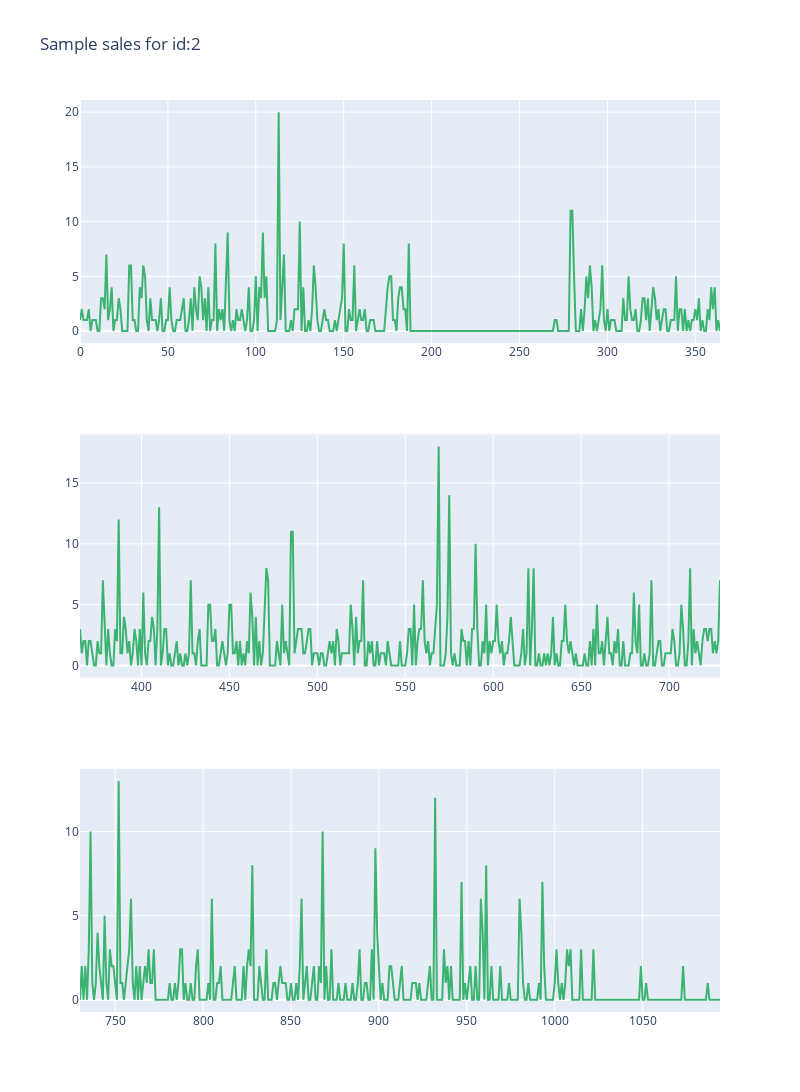

The notebook cell saved with this chart:
### Code cell
ids = sorted(list(set(sales_train_val['id'])))
d_cols = [c for c in sales_train_val.columns if 'd_' in c]
x = sales_train_val.loc[sales_train_val['id'] == ids[2]].set_index('id')[d_cols]
 
fig = make_subplots(rows=3, cols=1)

fig.add_trace(go.Scatter(x=np.arange(0, 365), y=x.values[0][0:365], showlegend=False,
                    mode='lines', name=x.index[0],
                         marker=dict(color="mediumseagreen")),
             row=1, col=1)

fig.add_trace(go.Scatter(x=np.arange(365, 730), y=x.values[0][365:730], showlegend=False,
                    mode='lines', name=x.index[0],
                         marker=dict(color="mediumseagreen")),
             row=2, col=1)

fig.add_trace(go.Scatter(x=np.arange(730, 1095), y=x.values[0][730:1095], showlegend=False,
                    mode='lines', name=x.index[0],
                         marker=dict(color="mediumseagreen")),
             row=3, col=1)

fig.update_layout(height=1200, width=800, title_text="Sample sales for id:2")
fig.show()

### Figure 1 — Plotly figure (JSON) as saved in the notebook; plotly's stock layout.template omitted (floating-point values rounded to 4 significant figures; data arrays with more than 128 entries replaced by an {"elided": "..."} marker saying what was removed)
{"data": [{"marker": {"color": "mediumseagreen"}, "mode": "lines", "name": "FOODS_1_001_CA_3_validation", "showlegend": false, "type": "scatter", "x": {"elided": "365 int values"}, "xaxis": "x", "y": {"elided": "365 int values"}, "yaxis": "y"}, {"marker": {"color": "mediumseagreen"}, "mode": "lines", "name": "FOODS_1_001_CA_3_validation", "showlegend": false, "type": "scatter", "x": {"elided": "365 int values"}, "xaxis": "x2", "y": {"elided": "365 int values"}, "yaxis": "y2"}, {"marker": {"color": "mediumseagreen"}, "mode": "lines", "name": "FOODS_1_001_CA_3_validation", "showlegend": false, "type": "scatter", "x": {"elided": "365 int values"}, "xaxis": "x3", "y": {"elided": "365 int values"}, "yaxis": "y3"}], "layout": {"height": 1200, "title": {"text": "Sample sales for id:2"}, "width": 800, "xaxis": {"anchor": "y", "domain": [0, 1]}, "xaxis2": {"anchor": "y2", "domain": [0, 1]}, "xaxis3": {"anchor": "y3", "domain": [0, 1]}, "yaxis": {"anchor": "x", "domain": [0.7333, 1]}, "yaxis2": {"anchor": "x2", "domain": [0.3667, 0.6333]}, "yaxis3": {"anchor": "x3", "domain": [0, 0.2667]}}}
